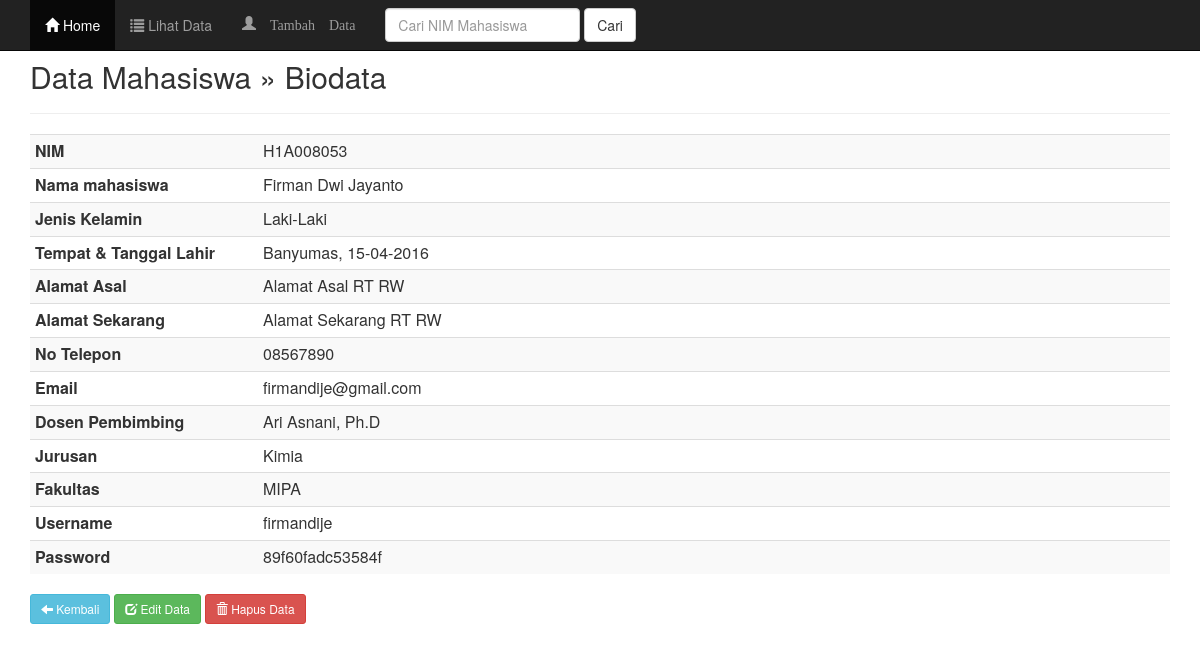
The app's page /profile.php?nim=H1A008053 with its own data.
### tables this page shows
CREATE TABLE IF NOT EXISTS `mahasiswa` (
  `nim` varchar(10) NOT NULL,
  `nama` varchar(50) NOT NULL,
  `jenis_kelamin` text NOT NULL,
  `tempat_lahir` varchar(30) NOT NULL,
  `tanggal_lahir` varchar(30) NOT NULL,
  `alamat_asal` varchar(80) NOT NULL,
  `alamat_sekarang` varchar(80) NOT NULL,
  `no_telepon` varchar(10) NOT NULL,
  `email` varchar(30) NOT NULL,
  `dosen_pembimbing` varchar(50) NOT NULL,
  `jurusan` varchar(50) NOT NULL,
  `fakultas` varchar(50) NOT NULL,
  `username` varchar(15) NOT NULL,
  `password` varchar(15) NOT NULL,
  PRIMARY KEY (`nim`)
);

### profile.php (the view, shortened to what this page needs)
<?php
include("header.php");
include("koneksi.php");
?>
	<div class="container">
		<div class="content"></br>
			<h2>Data Mahasiswa &raquo; Biodata</h2>
			<hr />
			<?php
			$nim = $_GET['nim'];
			$sql = mysqli_query($koneksi, "SELECT * FROM mahasiswa WHERE nim='$nim'");
			if(mysqli_num_rows($sql) == 0){
				header("Location: index.php");
			}else{
				$row = mysqli_fetch_assoc($sql);
			}
			?>
			<table class="table table-striped table-condensed">
				<tr>
					<th width="20%">NIM</th>
					<td><?php echo $row['nim']; ?></td>
				</tr>
				<tr>
					<th>Nama mahasiswa</th>
					<td><?php echo $row['nama']; ?></td>
				</tr>
				<tr>
					<th>Jenis Kelamin</th>
					<td><?php echo $row['jenis_kelamin']; ?></td>
				</tr>
				<tr>
					<th>Tempat & Tanggal Lahir</th>
					<td><?php echo $row['tempat_lahir'].', '.$row['tanggal_lahir']; ?></td>
				</tr>
				<tr>
					<th>Alamat Asal</th>
					<td><?php echo $row['alamat_asal']; ?></td>
				</tr>
				<tr>
					<th>Alamat Sekarang</th>
					<td><?php echo $row['alamat_sekarang']; ?></td>
				</tr>
				<tr>
					<th>No Telepon</th>
					<td><?php echo $row['no_telepon']; ?></td>
				</tr>
				<tr>
					<th>Email</th>
					<td><?php echo $row['email']; ?></td>
				</tr>
				<tr>
					<th>Dosen Pembimbing</th>
					<td><?php echo $row['dosen_pembimbing']; ?></td>
				</tr>
				<tr>
					<th>Jurusan</th>
					<td><?php echo $row['jurusan']; ?></td>
				</tr>
				<tr>
					<th>Fakultas</th>
					<td><?php echo $row['fakultas']; ?></td>
				</tr>
				<tr>
					<th>Username</th>
					<td><?php echo $row['username']; ?></td>
				</tr>
				<tr>
					<th>Password</th>
					<td><?php echo $row['password']; ?></td>
				</tr>
			</table>
			<a href="data.php" class="btn btn-sm btn-info"><span class="glyphicon glyphicon-arrow-left" aria-hidden="true"></span> Kembali</a>
			<a href="edit.php?nim=<?php echo $row['nim']; ?>" class="btn btn-sm btn-success"><span class="glyphicon glyphicon-edit" aria-hidden="true"></span> Edit Data</a>
			<a href="profile.php?aksi=delete&nim=<?php echo $row['nim']; ?>" class="btn btn-sm btn-danger" onclick="return confirm('Anda yakin akan mengahapus data <?php echo $row['nama']; ?>')"><span class="glyphicon glyphicon-trash" aria-hidden="true"></span> Hapus Data</a>
		</div>
	</div>
<?php
include("footer.php");
?>

### header.php (shortened to what this page needs)
<html lang="id">
  <head>
    <link href="css/bootstrap.min.css" rel="stylesheet">
	<link href="css/bootstrap-datepicker.css" rel="stylesheet">
    <link href="style.css" rel="stylesheet">
  </head>
<body>
	<nav class="navbar navbar-inverse navbar-fixed-top">
	  <div class="container">
		<div class="collapse navbar-collapse" id="myNavbar">
		  <ul class="nav navbar-nav">
			<li class="active"><a href="index.php"><span class="glyphicon glyphicon-home"></span> Home</a></li>
			<li><a href="data.php" data-toggle="tooltip" data-placement="bottom" title="Lihat Data Mahasiswa"><span class="glyphicon glyphicon-list"></span> Lihat Data</a></li>
			<li><a href="tambah.php" data-toggle="tooltip" data-placement="bottom" title="Tambah Data Mahasiswa" ><span class="glyphicon glyphicon-user"> Tambah Data</a></li>
		  </ul>
			<form name="cari" method="post" action="cari.php" role="search" class="navbar-form navbar-left">
				<div class="form-group">
					<input type="text" name="carinim" placeholder="Cari NIM Mahasiswa" class="form-control">
				</div>
				<button type="submit" name="submit" id="submit" value="search" class="btn btn-default" data-toggle="tooltip" data-placement="bottom" title="Cari Data Mahasiswa">Cari</button>
			</form>
		</div>
	  </div>
	</nav>
    <-- end of navbar -->

### footer.php (shortened to what this page needs)
</body>
</html>
</body>
</html>

### records on screen
mahasiswa: nim "H1A008053", nama "Firman Dwi Jayanto", jenis_kelamin "Laki-Laki", tempat_lahir "Banyumas", tanggal_lahir "15-04-2016", alamat_asal "Alamat Asal RT RW", alamat_sekarang "Alamat Sekarang RT RW", no_telepon "08567890", email "firmandije@gmail.com", dosen_pembimbing "Ari Asnani, Ph.D", jurusan "Kimia", fakultas "MIPA", username "firmandije", password "89f60fadc53584f"
